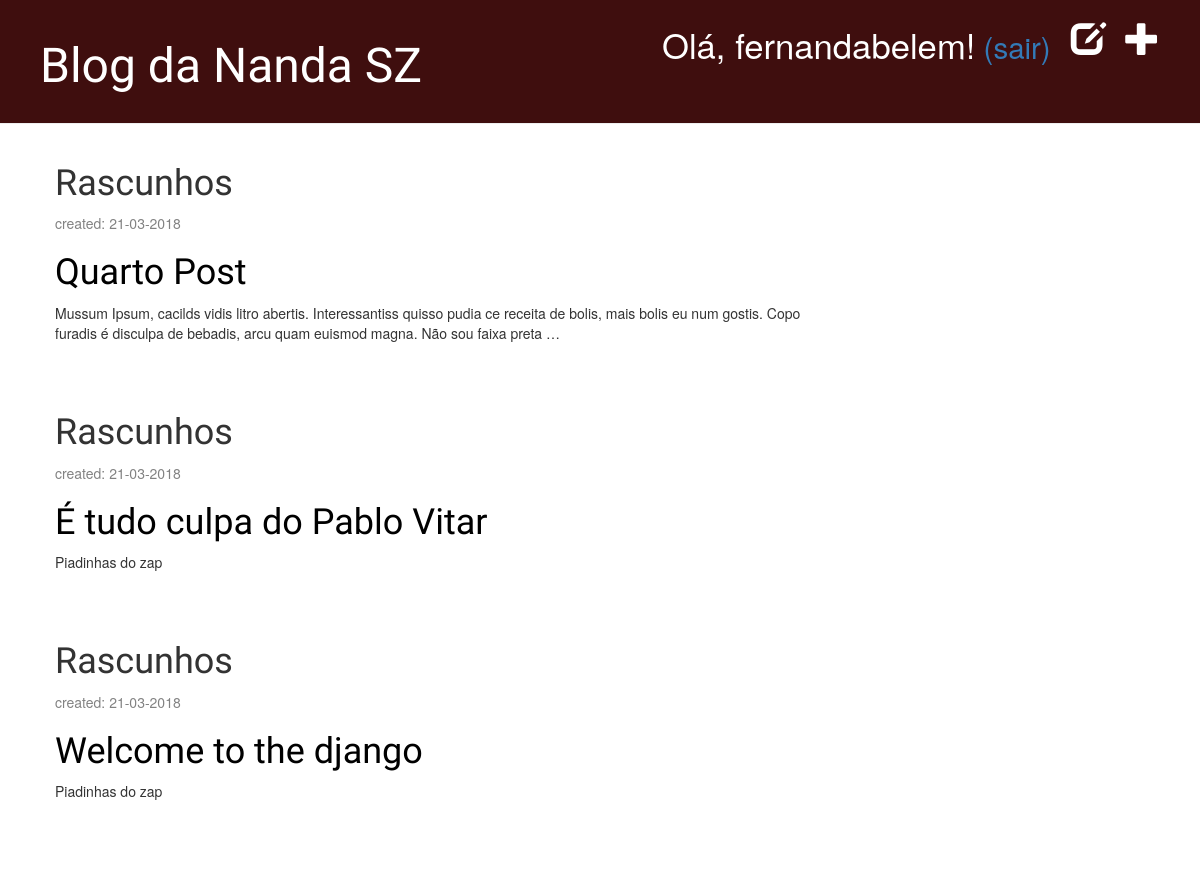
Before: /drafts/ (signed in) with the older database file.
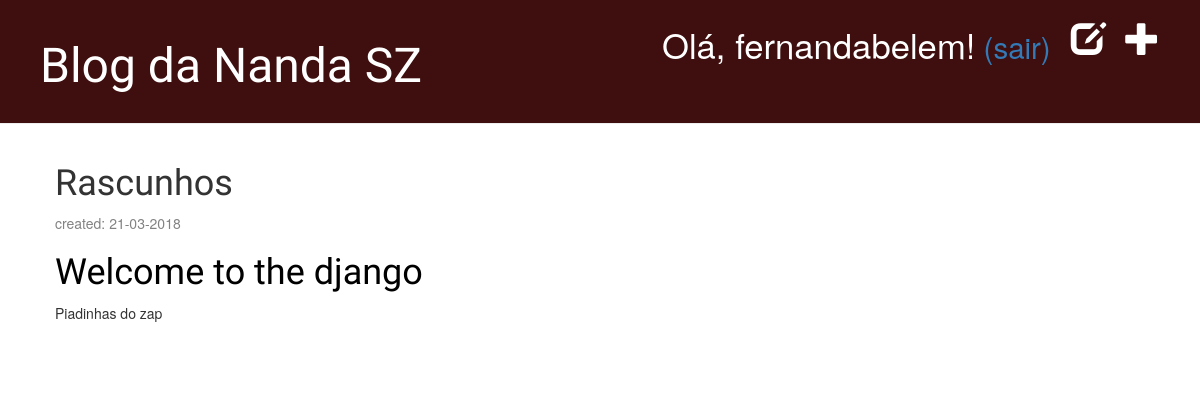
After: the same page with the newer database file.
### blog/models.py (models this page shows, shortened)
class Post(models.Model):
    author = models.ForeignKey('auth.User', on_delete=models.CASCADE)
    title = models.CharField(max_length=200)
    text = models.TextField()
    created_date = models.DateTimeField(
            default=timezone.now)
    published_date = models.DateTimeField(
            blank=True, null=True)

### blog/views.py (the view)
# urls.py: url(r'^drafts/$', views.post_draft_list, name='post_draft_list'),
@login_required
def post_draft_list(request):
    posts = Post.objects.filter(published_date__isnull=True).order_by('created_date')
    return render(request, 'blog/post_draft_list.html', {'posts': posts})

### blog/templates/blog/post_draft_list.html
{% extends 'blog/base.html' %}
{% block content %}
    {% for post in posts %}
    <h1>Rascunhos</h1>
        <div class="post">
            <p class="date">created: {{ post.created_date|date:'d-m-Y' }}</p>
            <h1><a href="{% url 'post_detail' pk=post.pk %}">{{ post.title }}</a></h1>
            <p>{{ post.text|truncatechars:200 }}</p>
        </div>
    {% endfor %}
{% endblock %}

Changed rows visible on the page:
removed Post: created_date "21-03-2018", title "Quarto Post", text "Mussum Ipsum, cacilds vidis litro abertis. Interessantiss quisso pudia ce receita de bolis, mais bolis eu num gostis. Copo furadis é disculpa de bebadis, arcu quam euismod magna. Não sou faixa preta …"
no longer on this page (row edited): Post: created_date "21-03-2018", title "É tudo culpa do Pablo Vitar", text "Piadinhas do zap"
